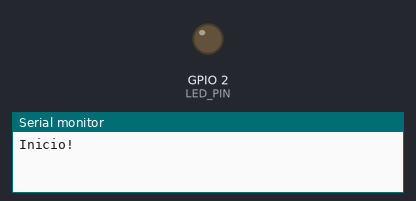
Bench run of a sketch on a simulated ESP32. Shown: output pins drawn as LEDs (lit = HIGH), the last lines printed to the serial monitor. Dashed ring = blinking.

Above: at 0.5 s.
At 2.2 s:
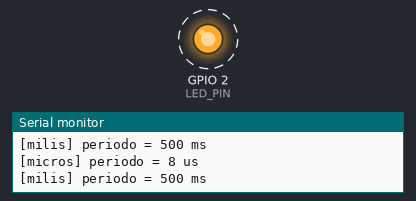
Timing chart, 0 to 3.0 s (numbered marks = the images above):
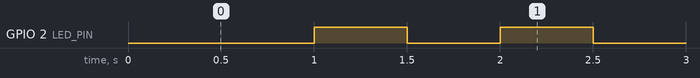

Measured:
- by itself, GPIO 2 (LED_PIN): alternates HIGH for 0.50 s and LOW for 0.50 s

The sketch:

main.ino
```cpp
#include <Arduino.h>

static const int LED_PIN = 2;
bool led = false;
unsigned long last = 0;
unsigned long lastPrint = 0;

// Tarefa 1: Piscar um led
void blink_led(){
  unsigned long now = millis();
  unsigned long diff = now - last;

  if(diff >= 500){
    digitalWrite(LED_PIN, led);
    led = !led;
    last = now;

    Serial.printf("[milis] periodo = %lu ms\n", diff);
  }
}

void process_anything(){
  unsigned long temp0 = micros();
  for(volatile long i = 0; i < 5000; i++){}
  unsigned long temp1 = micros() - temp0;
  if(millis()-lastPrint >= 2000){
    Serial.printf("[micros] periodo = %lu us\n", temp1);
    lastPrint = millis();
  }
}

void setup() {
  Serial.begin(115200);
  Serial.println("Inicio!");
  pinMode(LED_PIN, OUTPUT);
}

void loop() {
  blink_led();
  process_anything();
}
```
